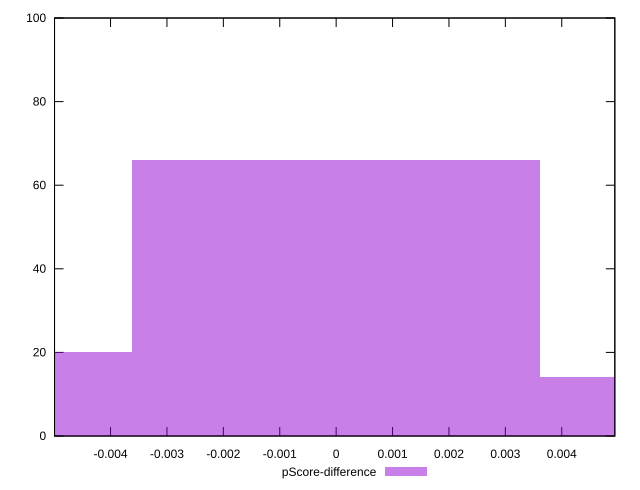

Recreate this plot in gnuplot.
reset

$pScoreDifference <<EOF
0 66
-0.0072374398977879196 20
0.0072374398977879196 14
EOF

set key outside below
set boxwidth 0.0072374398977879196
set xrange [-0.00499327065822236:0.004941016342137339]
set yrange [0:100]
set trange [0:100]
set style fill transparent solid 0.5 noborder
set terminal svg size 640, 490 enhanced background rgb 'white'
set output "reprap/interactive/samples/pages+cached+noexternal/pScore-difference/histogram.svg"

plot $pScoreDifference title "pScore-difference" with boxes

reset
